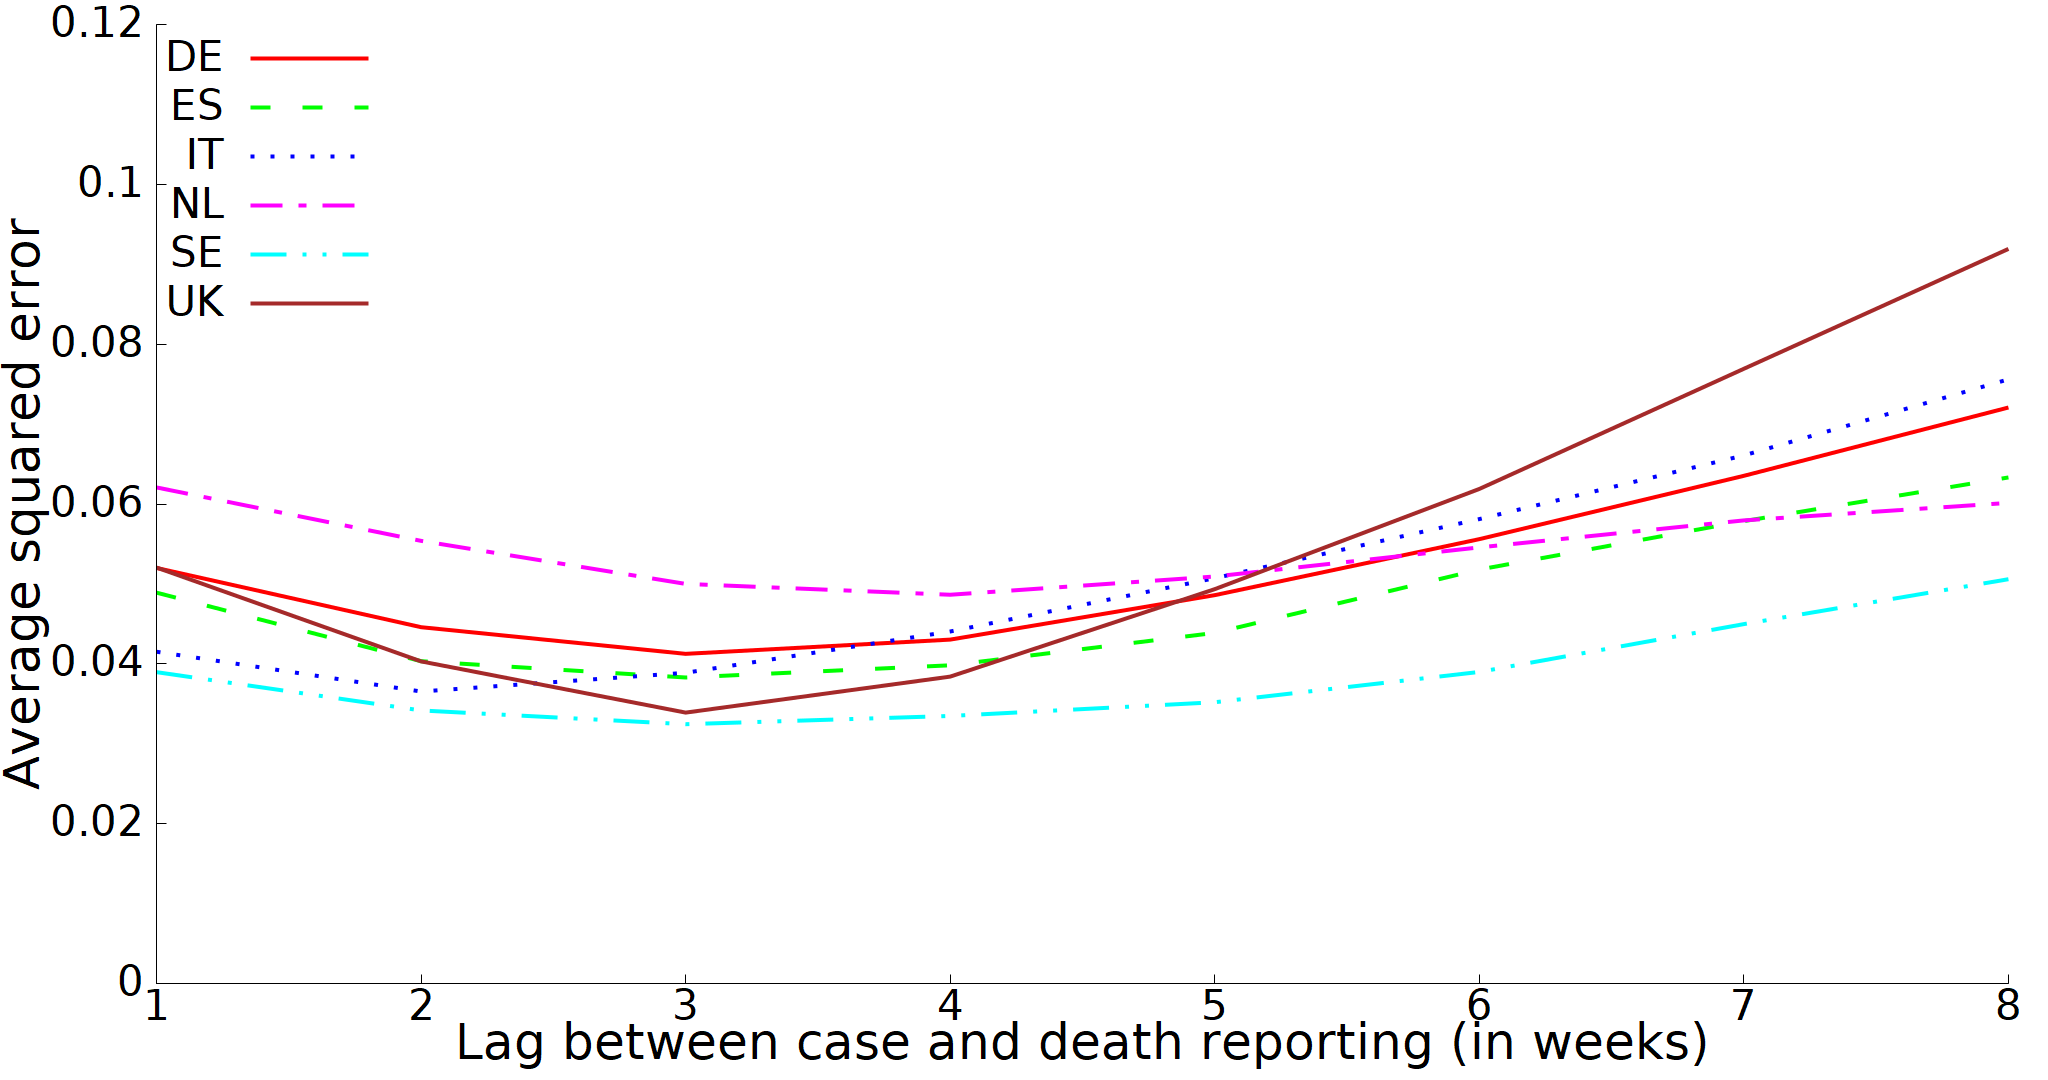

Write gnuplot code to recreate this figure.
reset
fontSpec(s) = sprintf("Verdana, %d", s)
set terminal pngcairo enhanced truecolor size 2048, 1080
set colorsequence classic
set border 3
#set tmargin 1
set lmargin 12
set bmargin 4
#----------------------------------------------Fonts
set key font ",25"
#set title font ",25"
set ylabel font ",30"
set xlabel font ",30"
set ytics font ",25"
set xtics font ",25"
#----------------------------------------------Key&Title
set key autotitle columnhead
set key maxrows 6
set key inside left
#set title 'Running average of weekly errors per country without considering regional data'
#set title offset 0,-4
#----------------------------------------------Axis
set yrange [0:0.12]
set ylabel 'Average squared error'
set ylabel offset -2.5,0
set ytics nomirror
set xlabel 'Lag between case and death reporting (in weeks)'
set xtics nomirror
#---------------------------------------------Input-Output
set datafile separator ';'
set output 'Alignements.png'
plot 'Alignements.csv' using "DE":xticlabels(1) with lines linewidth 4 dt 1, \
		  ''   using "ES":xticlabels(1) with lines linewidth 4 dt 2, \
		  ''   using "IT":xticlabels(1) with lines linewidth 4 dt 3, \
		  ''   using "NL":xticlabels(1) with lines linewidth 4 dt 4, \
		  ''   using "SE":xticlabels(1) with lines linewidth 4 dt 5, \
		  ''   using "UK":xticlabels(1) with lines linewidth 4 dt 6 lc "brown"

